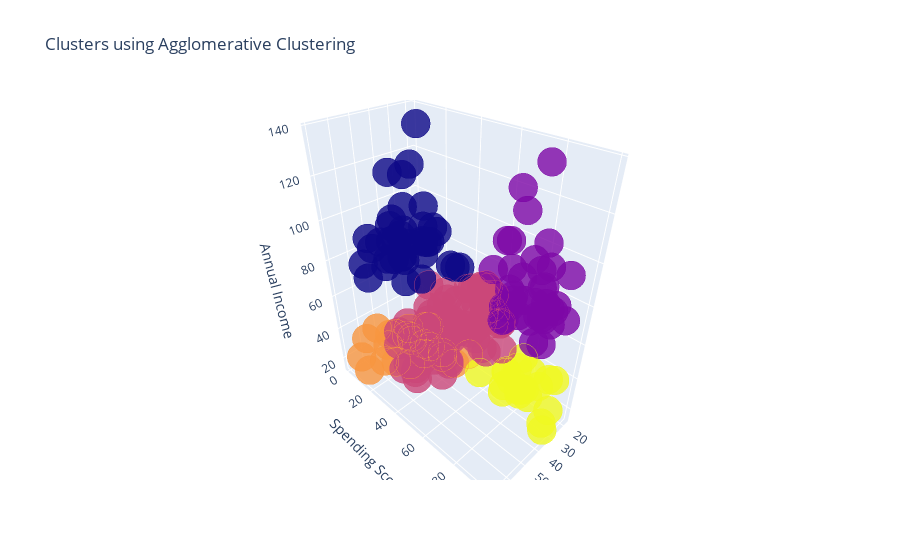

The cell this chart's notebook holds for it:
### Code cell
trace1 = go.Scatter3d(
    x= mall_data['Age'],
    y= mall_data['Spending Score (1-100)'],
    z= mall_data['Annual Income (k$)'],
    mode='markers',
     marker=dict(
        color = mall_data['cluster'],
        size= 10,
        line=dict(
            color= mall_data['cluster'],
            width= 12
        ),
        opacity=0.8
     )
)
data = [trace1]
layout = go.Layout(
    title= 'Clusters using Agglomerative Clustering',
    scene = dict(
            xaxis = dict(title  = 'Age'),
            yaxis = dict(title  = 'Spending Score'),
            zaxis = dict(title  = 'Annual Income')
        )
)
fig = go.Figure(data=data, layout=layout)
py.offline.iplot(fig)

### Figure 1 — Plotly figure (JSON) as saved in the notebook; plotly's stock layout.template omitted (floating-point values rounded to 4 significant figures; data arrays with more than 128 entries replaced by an {"elided": "..."} marker saying what was removed)
{"data": [{"marker": {"color": {"elided": "200 int values"}, "line": {"color": {"elided": "200 int values"}, "width": 12}, "opacity": 0.8, "size": 10}, "mode": "markers", "type": "scatter3d", "x": {"elided": "200 int values"}, "y": {"elided": "200 int values"}, "z": {"elided": "200 int values"}}], "layout": {"scene": {"xaxis": {"title": {"text": "Age"}}, "yaxis": {"title": {"text": "Spending Score"}}, "zaxis": {"title": {"text": "Annual Income"}}}, "title": {"text": "Clusters using Agglomerative Clustering"}}}
